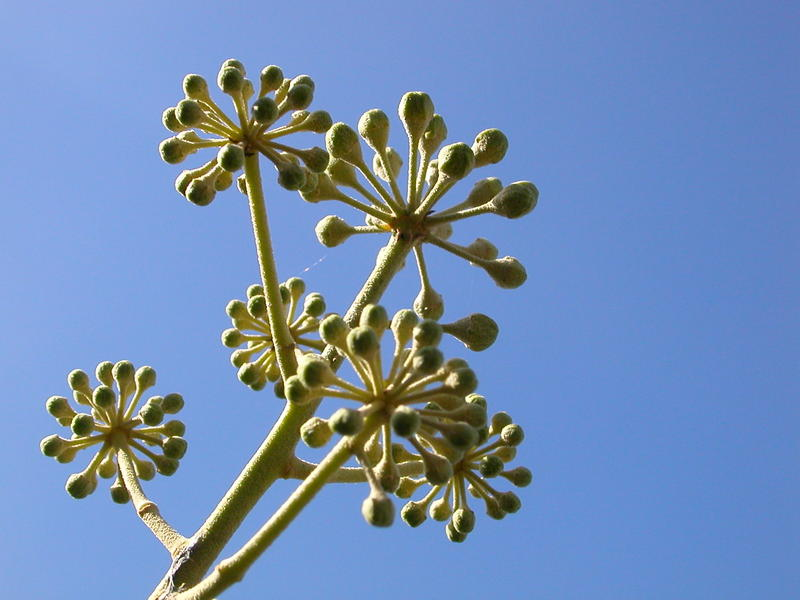
#> input picture exercises/week0/programmingSubmission0/Vegetation-028.jpg, 800 x 600 px
$ jupyter execute sparseMatrices.ipynb
#> lines starting #> are read from the running program, lines starting #| are printed output that depends on the picture; long printed decimals are rounded
# Convex Optimization for Machine Learning & Computer Vision
## Week 0 Programming Exercise - Intro. to Sparse Matrices

| Name  | Matriculation Number  | E-mail  |
| :------- | :----------------------- | :--------- |
| Akbar, Uzair   | 03697290 | [uzair.akbar@tum.de](mailto:uzair.akbar@tum.de) |

[cell 1]
import numpy as np
from scipy import sparse
import matplotlib.pyplot as plt
from PIL import Image

[cell 2]
# read the image from input file as grayscale and transform to numpy array
f = np.array(Image.open('Vegetation-028.jpg').convert('L'), dtype=np.float64)
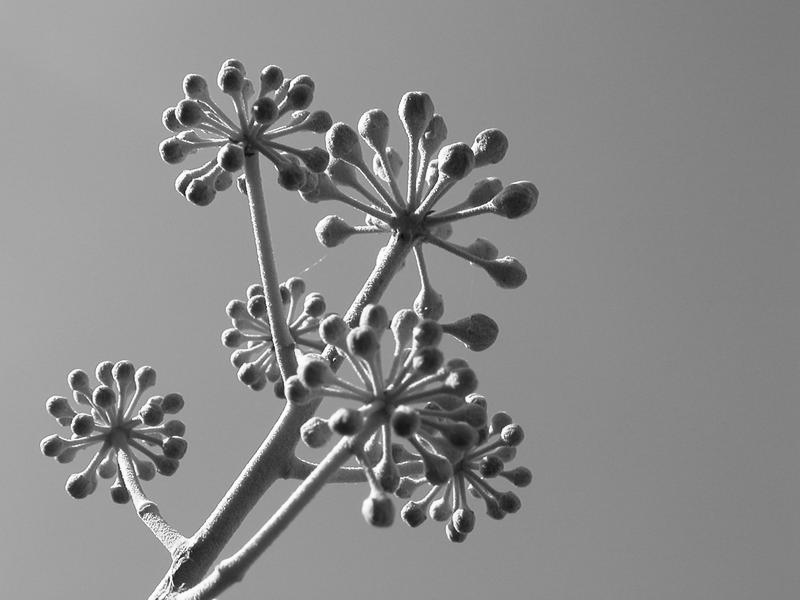
#> f: shape (600, 800) float64; min 9, max 255, mean 137.9
f /= 255.0
m, n = f.shape
#> m = 600; n = 800
plt.figure('Grayscale')
plt.imshow(f, cmap='gray')
plt.show()

### Exercise 1
$$
\begin{align*}
\mathbf{\tilde{D}_x} = \begin{bmatrix}-1 & & & 0 & 0 \\
+1 & \ddots & & & \vdots \\
& \ddots & -1 & & \\
0 & & +1 & -1 & 0 \end{bmatrix}
\end{align*} \;\in \mathbb{R}^{n \times n}
$$

$$
\begin{align*}
\mathbf{\tilde{D}_y} = \begin{bmatrix}-1 & +1 & &  0 \\
& \ddots & \ddots &  \\
& &  -1 & +1 \\
0  & \dots & 0 & 0 \end{bmatrix}
\end{align*} \;\in \mathbb{R}^{m \times m}
$$

### Exercise 2

[cell 3]
# Put the values of e along the lower diagonal (identified as -1) and
# Put the values of -e along the actual diagonal (0)
# Dx_tilde is of dimension nxn
# Take care of the Boundary conditions: Neumann boundary conditions
e_1 = np.ones(n)
#> e_1 = 800 values from 1 to 1
e0 = -np.ones(n)
#> e0 = 800 values from -1 to -1
e0[-1] = 0
Dx_tilde = sparse.spdiags([e_1, e0], [-1, 0], n, n)  # dia_matrix
# compute the x-derivative f_x (Output f_x is a matrix)
f_x = f * Dx_tilde
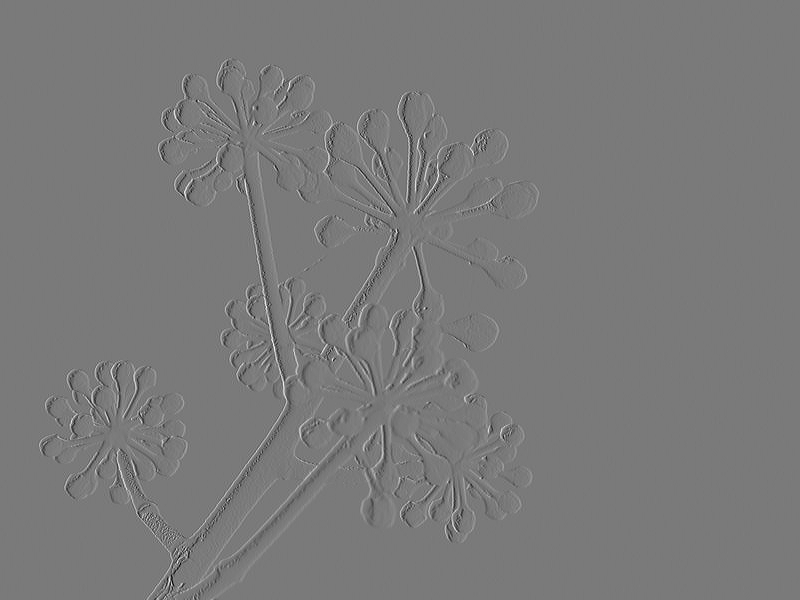
#> f_x: shape (600, 800) float64; min -0.675, max 0.733, mean -0.000183; drawn with min black and max white

# Put the values of -e along the actual diagonal (0) and
# Put the values of e along the upper diagonal (1)
# Dy_tilde is of dimension mxm
# Take care of the Boundary conditions.
e1 = np.ones(m)
#> e1 = 600 values from 1 to 1
e0 = -np.ones(m)
#> e0 = 600 values from -1 to -1
e0[-1] = 0
Dy_tilde = sparse.spdiags([e0, e1], [0, 1], m, m)  # dia_matrix
# compute the y-derivative f_y (Output f_y is a matrix)
f_y = Dy_tilde * f
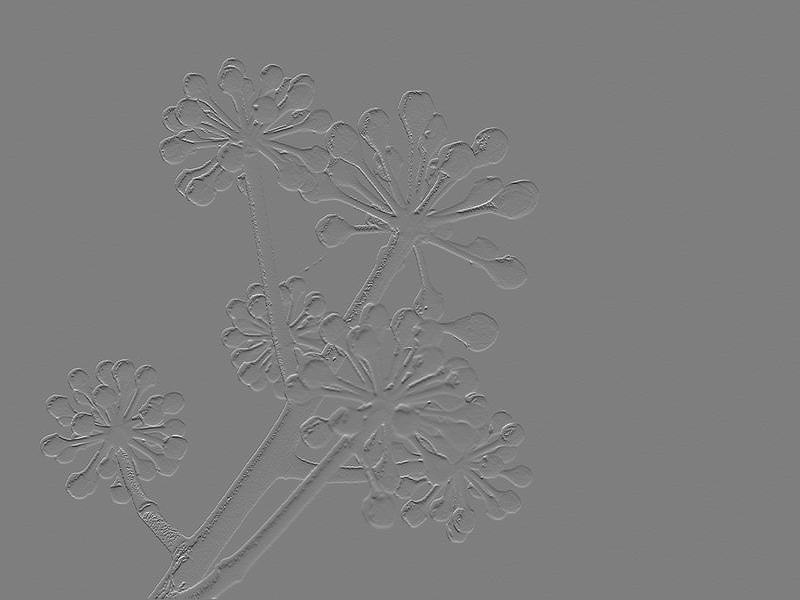
#> f_y: shape (600, 800) float64; min -0.643, max 0.651, mean 2.88e-06; drawn with min black and max white

# %%
# Visualize f_x and f_y
plt.figure('Dx')
plt.imshow(f_x, cmap='gray')
plt.figure('Dy')
plt.imshow(f_y, cmap='gray')
plt.show()

### Exercise 3

$\mathbf{D_x} = \mathbf{\tilde{D}_x}^T \otimes \mathbf{I}_{m} \;\;\in \mathbb{R}^{mn\times mn}$

$\mathbf{D_y} = \mathbf{I}_{n} \otimes \mathbf{\tilde{D}_y} \;\;\;\;\in \mathbb{R}^{mn\times mn}$

[cell 4]
# Apply the formula from the exercise sheet.
Dx = sparse.kron(Dx_tilde.T, sparse.eye(m))  # coo_matrix
Dy = sparse.kron(sparse.eye(n), Dy_tilde)  # coo_matrix

# vectorize the image and the gradients by stacking the columns.
# note that due to the storage order of numpy, transpose is needed.
vec_f = f.T.flatten()
vec_f_x = f_x.T.flatten()
vec_f_y = f_y.T.flatten()
# According to the formula from the exercise sheet Dx*vec(f) should be the
# same as vec(f_x).
diff = np.linalg.norm(Dx * vec_f - vec_f_x)
#> diff = 0
# num2str changes a "number" type into string.
print('Difference should be zero: {}'.format(diff))
#| Difference should be zero: 0.0

# Same holds for the y-derivative f_y
diff = np.linalg.norm(Dy * vec_f - vec_f_y)
print('Difference should be zero: {}'.format(diff))
#| Difference should be zero: 0.0

### Exercise 4

$\nabla_c = \begin{pmatrix}
\mathbf{I}_3 \otimes \mathbf{D}_x \\
\mathbf{I}_3 \otimes \mathbf{D}_y
\end{pmatrix} \;\;\in \mathbb{R}^{6mn \times 3mn}$

[cell 5]
# Assemble a color gradient using the kronecker product and concatenation, and
# the matrices Dx and Dy.
Nabla_c = sparse.vstack([sparse.kron(sparse.eye(3), Dx),
                         sparse.kron(sparse.eye(3), Dy)])

### Exercise 5

[cell 6]
# Read the image from the file
f1_c = np.array(Image.open('Vegetation-028.jpg'), dtype=np.float64)

# Compute the color gradient by applying Nabla_c to the vectorized color
# image. The result is a vectorized 2 x 3 x n x m Tensor containing the
# 2 x 3 Color gradients for each pixel.
Nabla_c_f1_vec = Nabla_c * f1_c.T.flatten()

# to compute color TV we at each pixel need to compute the Frobenius
# norm of the 2 x 3 Color gradients and sum the values.
# Since the Frobenius norm of a matrix is equal to the 2-norm of the
# vectorized matrix we reshape Nabla_c_f1 to a 6 x m*n matrix...
Nabla_c_f1_mat = np.reshape(Nabla_c_f1_vec, (6, m*n))

# ...and for each column (corresponding to a pixel) compute the 2-norm of the
# column and...
sq1 = np.sqrt(np.sum(Nabla_c_f1_mat ** 2, 0))
# ...finally sum over all rows.
TV_c_f1 = np.sum(sq1)
#> TV_c_f1 = 6073310.5
print('TV of Vegetation-028.jpg is {}'.format(TV_c_f1/(m*n)))
#| TV of Vegetation-028.jpg is 12.653

# Same for the other image.
f2_c = np.array(Image.open('Vegetation-043.jpg'), dtype=np.float64)
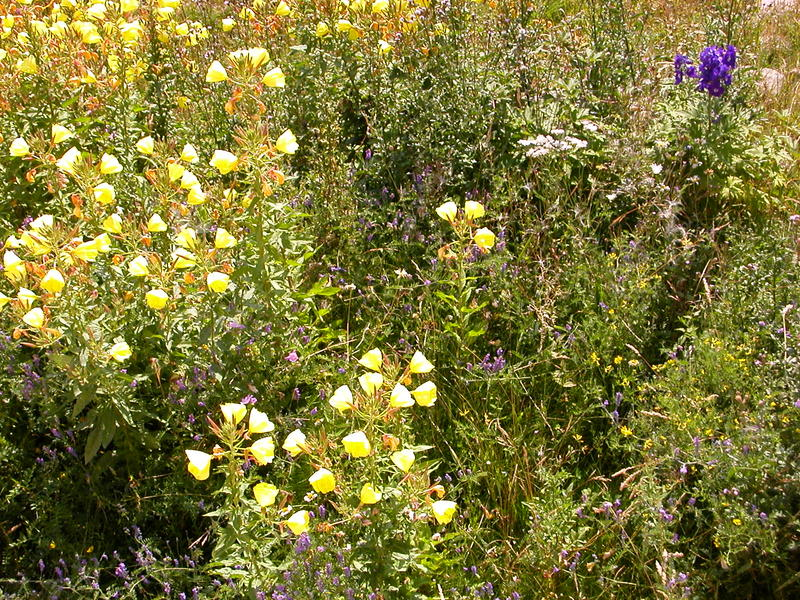
#> input picture exercises/week0/programmingSubmission0/Vegetation-043.jpg, 800 x 600 px
Nabla_c_f2 = Nabla_c * f2_c.T.flatten()
sq2 = np.sqrt(np.sum(np.reshape(Nabla_c_f2, (6, m*n)) ** 2, 0))
TV_c_f2 = np.sum(sq2)
#> TV_c_f2 = 40453544.3
print('TV of Vegetation-043.jpg is {}'.format(TV_c_f2/(m*n)))
#| TV of Vegetation-043.jpg is 84.278

# Same for a constant image.
f3_c = 255 * np.ones((m, n, 3))
Nabla_c_f3 = Nabla_c * f3_c.T.flatten()
sq3 = np.sqrt(np.sum(np.reshape(Nabla_c_f3, (6, m*n)) ** 2, 0))
TV_c_f3 = np.sum(sq3)
#> TV_c_f3 = 0
print('TV of a constant image should be zero {}'.format(TV_c_f3/(m*n)))
#| TV of a constant image should be zero 0.0
